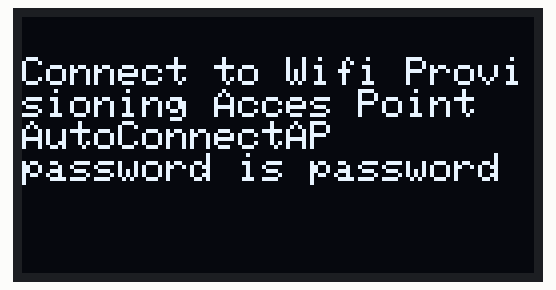
A sketch run on a simulated ESP32. Parts: 128×64 one-colour display. WiFi joins after 1.5 s; servers stay silent unless stated; the display library's start-up logo is not drawn; what the sketch prints to the serial monitor is not drawn.

Above: at 0.1 s.

Measured:
- what the display in image 0 shows lasts 1.5 s, from 0.1 s to 1.6 s

The sketch:

XLib_streamer_based_on_WifiManager.ino
```cpp
#include <WiFiManager.h> // https://github.com/tzapu/WiFiManager
#include "AsyncUDP.h"

#include <SPI.h>
#include <Wire.h>
#include <Adafruit_GFX.h>
#include <Adafruit_SSD1306.h>

#define SCREEN_WIDTH 128 // OLED display width, in pixels
#define SCREEN_HEIGHT 64 // OLED display height, in pixels
#define OLED_RESET     5 // Reset pin # (or -1 if sharing Arduino reset pin)
#define SCREEN_ADDRESS 0x3D ///< See datasheet for Address; 0x3D for 128x64, 0x3C for 128x32

Adafruit_SSD1306 display(SCREEN_WIDTH, SCREEN_HEIGHT, &Wire, OLED_RESET,800000UL,800000UL);

uint8_t heightUDP=0, widthUDP=0;
AsyncUDP udp;


void setup() {
    WiFi.mode(WIFI_STA); // explicitly set mode, esp defaults to STA+AP
    // it is a good practice to make sure your code sets wifi mode how you want it.

    // put your setup code here, to run once:
    Serial.begin(115200);
    if(!display.begin(SSD1306_SWITCHCAPVCC, SCREEN_ADDRESS)) {
      Serial.println(F("SSD1306 allocation failed"));
      for(;;); // Don't proceed, loop forever
    }
    display.display();

    //WiFiManager, Local intialization. Once its business is done, there is no need to keep it around
    WiFiManager wm;

        display.clearDisplay();
        display.setTextSize(1);
        display.setTextColor(WHITE);
        display.setCursor(0, 10);
        display.println("Connect to Wifi Provisioning Acces Point");
        display.println("AutoConnectAP");
        display.println("password is password");
        display.display();

    // reset settings - wipe stored credentials for testing
    // these are stored by the esp library
    //wm.resetSettings();

    // Automatically connect using saved credentials,
    // if connection fails, it starts an access point with the specified name ( "AutoConnectAP"),
    // if empty will auto generate SSID, if password is blank it will be anonymous AP (wm.autoConnect())
    // then goes into a blocking loop awaiting configuration and will return success result

    bool res;
    // res = wm.autoConnect(); // auto generated AP name from chipid
    // res = wm.autoConnect("AutoConnectAP"); // anonymous ap
    res = wm.autoConnect("AutoConnectAP","password"); // password protected ap

    if(!res) {
        Serial.println("Failed to connect");
        // ESP.restart();
    }
    else {
        //if you get here you have connected to the WiFi
        Serial.println("connected...yeey :)");
        display.clearDisplay();
        display.setTextSize(1);
        display.setTextColor(WHITE);
        display.setCursor(0, 10);
        display.println(WiFi.SSID());
        display.println(WiFi.localIP());
        display.display();
    }
    if(udp.listen(4950)) {
        Serial.print("UDP Listening on IP: ");
        Serial.println(WiFi.localIP());
        udp.onPacket([](AsyncUDPPacket packet)
        {
            if(packet.length() == 3){
              Serial.print("Received size of image packet ");
              heightUDP=packet.data()[1];
              widthUDP=packet.data()[2];
              Serial.print(heightUDP);
              Serial.print("x");
              Serial.print(widthUDP);
              }
              else{
                display.clearDisplay();
                display.drawBitmap(0, 0, packet.data(), heightUDP, widthUDP, 1);
                display.display();
                }
        }
        );
    }

}

void loop() {
    // put your main code here, to run repeatedly:
}
```
